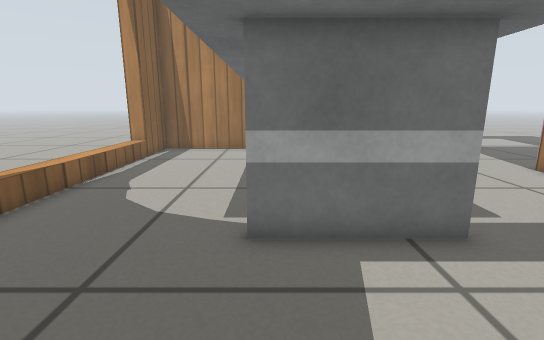
View 1 (above)

16 first-person views from a walk through a Gazebo world. The camera is 0.47 m above the floor, tilts 12° down and sees 85° across. The floor is counted in squares, 0.2 m on a side. Each view is taken from the middle of a square. On the plan, view 1 faces up. The plan holds only what a view shows up to about 18 squares ahead; the rest is blank. Robots are left out. Gazebo's built-in surfaces are drawn with simple patterns.

View 2
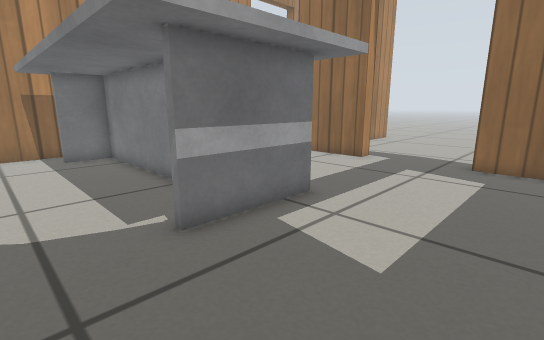

View 3
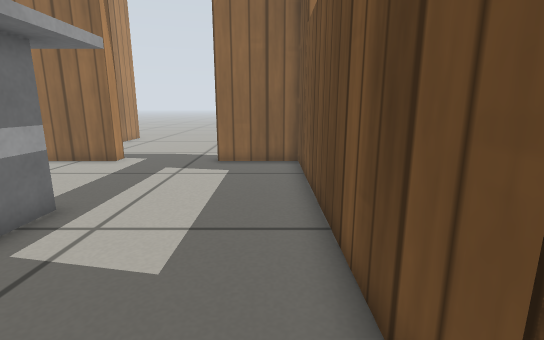

View 4
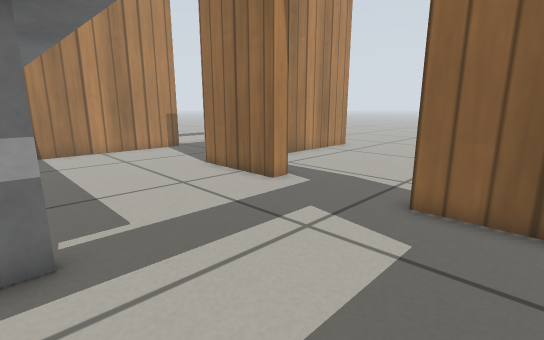

View 5
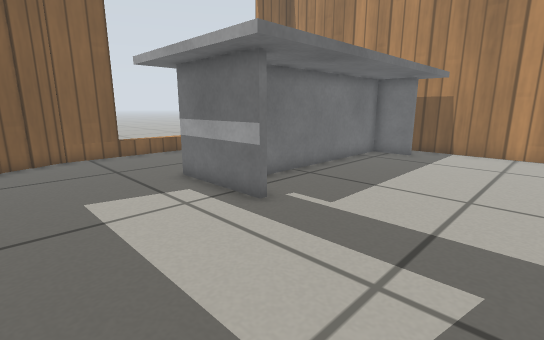

View 6
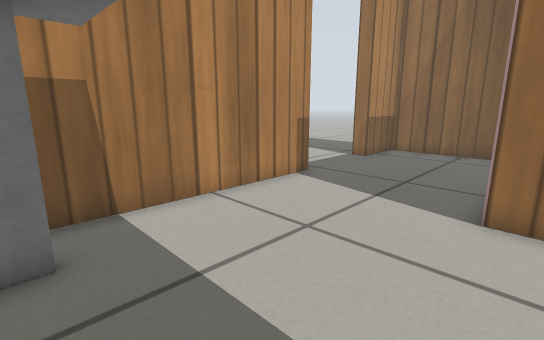

View 7
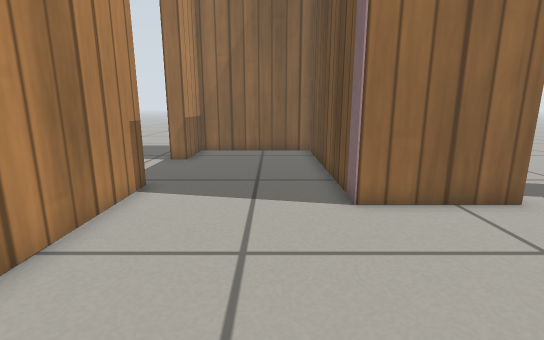

View 8
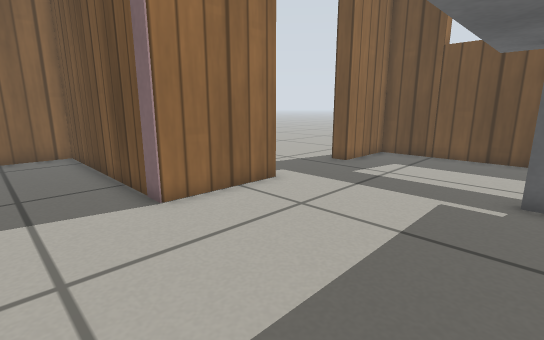

View 9
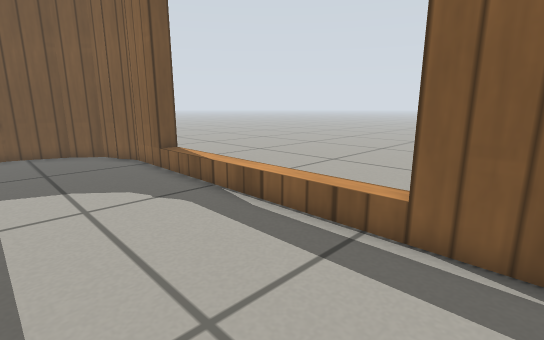

View 10
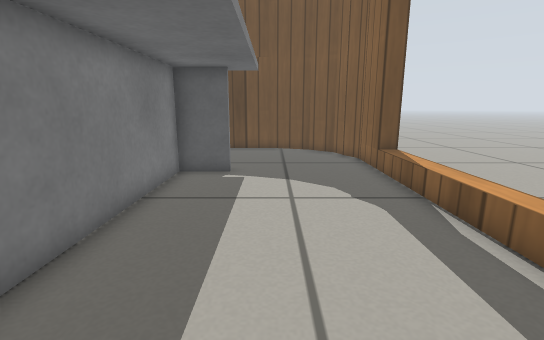

View 11
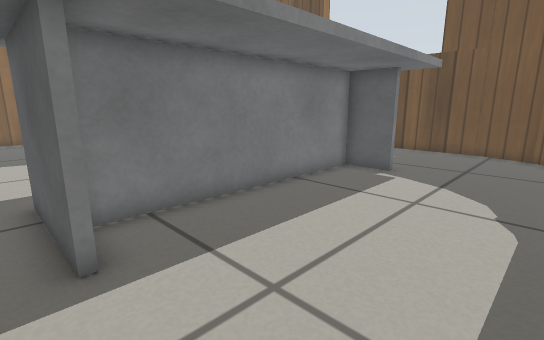

View 12
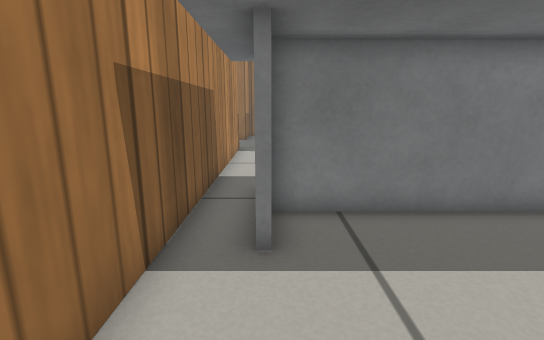

View 13
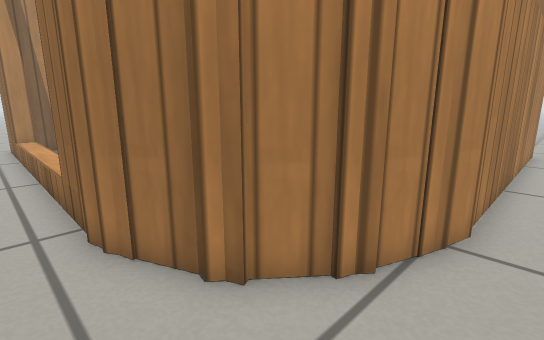

View 14
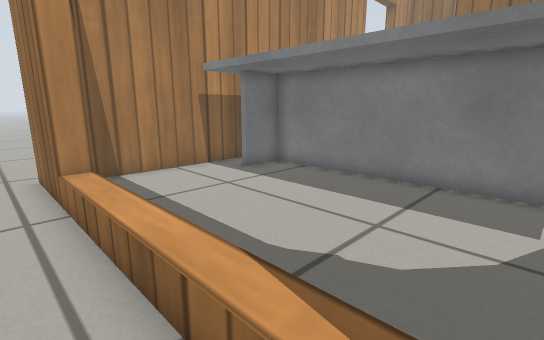

View 15
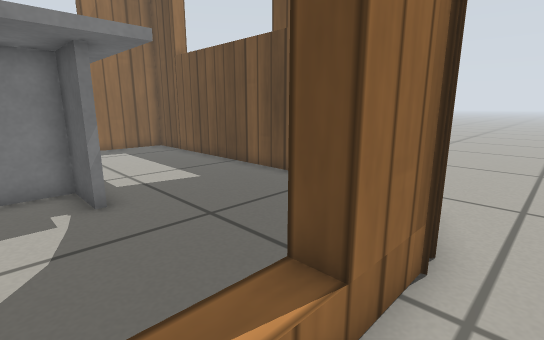

View 16
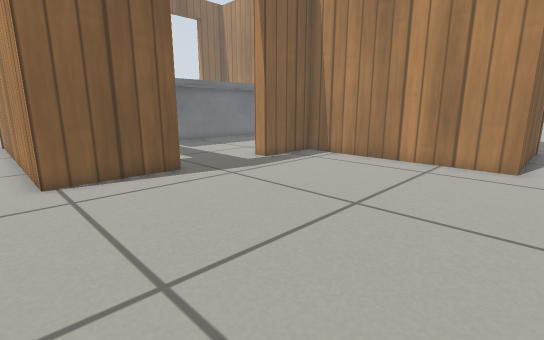

### Floor plan
Key: @ floor where view 1 was taken; # wall or solid block; . floor; D open door; = window, fence, low wall or low ledge.
Columns run from 8 left of view 1 to 21 right of it. Each row starts with its distance up from view 1.
 19 ..                     ......
 18 ..                   ........
 17 .###################DDDDD####
 16 .##........................##
 15 .##.....####...............##
 14 .##.......#................##
 13 .==.......#................##
 12 .==.......#................##
 11 .==.......#.......###########
 10 .==.......#.......##########..
  9 .==.......#.......#...........
  8 .==.......#.......#...........
  7 .==.......#.......D...........
  6 .==.......#.......DD..........
  5 .##.....####......DD..........
  4 .##...............DD..........
  3 .##...............DD..........
  2 .##...............#...........
  1 ..#...............#...........
  0 ..##....@.........#...........
 -1 ...################..........
 -2 ......#############..........
 -3 ..............  ...........  .

Positions as (right, up) in squares from view 1, and headings:
1: (0, 0), facing up
2: (-3, 0), facing up-right
3: (-3, 0), facing right
4: (3, 0), facing up-right
5: (9, 0), facing up-left
6: (3, 10), facing up-right
7: (3, 13), facing right
8: (3, 14), facing down-right
9: (-1, 16), facing down-left
10: (-2, 16), facing down
11: (-5, 16), facing down-right
12: (-5, 15), facing right
13: (-8, -3), facing up-right
14: (-8, 6), facing up-right
15: (-8, 7), facing down-right
16: (21, -3), facing up-left
